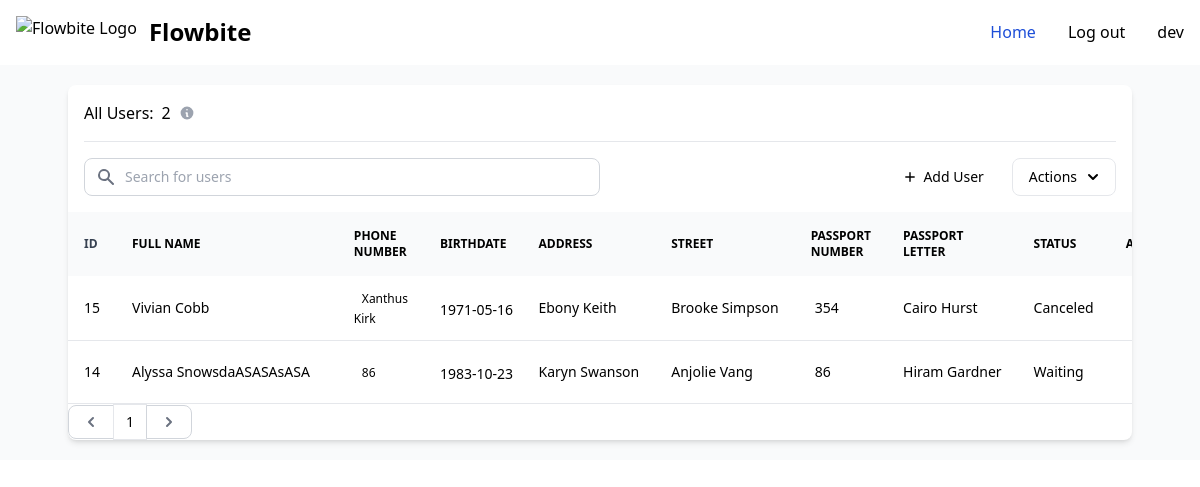
The app's page / (signed in) with its own data.
### main/models.py (models this page shows)
class User(models.Model):
    full_name = models.CharField(max_length=255)
    phone_number = models.CharField(max_length=255)
    birthdate = models.CharField(max_length=255)
    address = models.CharField(max_length=255)
    street = models.CharField(max_length=255)
    passport_number = models.IntegerField(null=True)
    passport_letter = models.CharField(null=True, max_length=255)
    status = models.CharField(
        max_length=10,
        choices=OrderStatus.choices,
        default=OrderStatus.NEW,
    )
    created_at = models.DateTimeField(default=timezone.now)

### main/views.py (the view)
# urls.py: path('', include('main.urls'))
@login_required
def main(request):
    query = request.GET.get('q')
    if query:
        users = User.objects.filter(full_name__icontains=query).order_by('-created_at')
    else:
        users = User.objects.all().order_by('-created_at')
    users_count = users.count()
    paginator = Paginator(users, 6)
    page_number = request.GET.get('page', '1')
    page_obj = paginator.get_page(page_number)
    context = {
        'users_count': users_count,
        'users': page_obj,
        'query': query,
    }
    return render(request, "main.html", context)

### main/templates/main.html (shortened to what this page needs)
{% load static %}
<!DOCTYPE html>
<html lang="en">
<head>
    <link href="{% static 'css/styles.css' %}" rel="stylesheet">
</head>
<body>
    <section>
        <nav>
<nav class="bg-white border-white border-b  light:bg-white">
    <div class="max-w-screen-xl flex flex-wrap items-center justify-between mx-auto p-4">
      <a href="" class="flex items-center space-x-3 rtl:space-x-reverse">
          <img src="https://flowbite.com/docs/images/logo.svg" class="h-8" alt="Flowbite Logo" />
          <span class="self-center text-2xl font-semibold whitespace-nowrap light:text-black">Flowbite</span>
      </a>
      <div class="hidden w-full md:block md:w-auto" id="navbar-default">
        <ul class="font-medium flex flex-col p-4 md:p-0 mt-4 border border-gray-100 rounded-lg bg-gray-50 md:flex-row md:space-x-8 rtl:space-x-reverse md:mt-0 md:border-0 md:bg-white light:bg-z  light:border-white">
          <li>
            <a href="#" class="block py-2 px-3 text-white bg-blue-700 rounded md:bg-transparent md:text-blue-700 md:p-0 light:text-white md:light:text-blue-500" aria-current="page">Home</a>
          </li>
          <li>
            <form action="{% url 'logout' %}" method="post" class="inline">
                <button style="color: black;" type="submit" class="block py-2 px-3 text-gray-900 rounded hover:bg-gray-100 md:hover:bg-transparent md:border-0 md:hover:text-blue-700 md:p-0 light:text-white md:light:hover:text-blue-500 light:hover:bg-gray-700 light:hover:text-white md:light:hover:bg-transparent">Log out</button>
            </form>
          </li>
          <li>
            <a href="#" style="color: black;" class="block py-2 px-3 text-gray-900 rounded hover:bg-gray-100 md:hover:bg-transparent md:border-0 md:hover:text-blue-700 md:p-0 light:text-white md:light:hover:text-blue-500 light:hover:bg-gray-700 light:hover:text-white md:light:hover:bg-transparent">{{ user }}</a>
          </li>
        </ul>
      </div>
    </div>
  </nav>
        </nav>
    </section>
<section class="bg-gray-50 p-3 sm:p-5 antialiased">
    <div class="mx-auto max-w-screen-2xl px-4 lg:px-12">
        <div class="bg-white relative shadow-md sm:rounded-lg overflow-hidden">
            <div class="flex flex-col md:flex-row md:items-center md:justify-between space-y-3 md:space-y-0 md:space-x-4 p-4">
                <div class="flex-1 flex items-center space-x-2">
                    <h5>
                        <span style="color: black;" class="text-gray-500">All Users:</span>
                    </h5>
                    <h5 style="color: black;" class=" light:text-gray-400 ml-1">{{ users_count }}</h5>
                    <button type="button" class="group" data-tooltip-target="results-tooltip">
                    </button>
                </div>
            </div>
            <div class="flex flex-col md:flex-row items-stretch md:items-center md:space-x-3 space-y-3 md:space-y-0 justify-between mx-4 py-4 border-t light:border-gray-700">
                <div class="w-full md:w-1/2">
                    <form class="flex items-center" method="GET" action="{% url 'main' %}">
                        <div class="relative w-full">
                            <div class="absolute inset-y-0 left-0 flex items-center pl-3 pointer-events-none">
                            </div>
                            <input style="color: black;"  type="text" id="simple-search" name="q" value="{{ query|default:'' }}" placeholder="Search for users"  class="border border-gray-300 text-gray-900 text-sm rounded-lg focus:ring-primary-500 focus:border-primary-500 block w-full pl-10 p-2 light:border-
                            gray-600  light:text-white light:focus:ring-primary-500 light:focus:border-primary-500">
                        </div>
                    </form>
                </div>
                <div class="w-full md:w-auto flex flex-col md:flex-row space-y-2 md:space-y-0 items-stretch md:items-center justify-end md:space-x-3 flex-shrink-0">
                    <button style="color: black;" type="button" id="createProductButton" data-modal-toggle="createProductModal" class="flex items-center justify-center text-white bg-primary-700 hover:bg-primary-800 focus:ring-4 focus:ring-primary-300 font-medium rounded-lg text-sm px-4 py-2 light:bg-primary-600 light:hover:bg-primary-700 focus:outline-none light:focus:ring-primary-800">
                        <svg class="h-3.5 w-3.5 mr-1.5 -ml-1" fill="currentColor" viewbox="0 0 20 20" xmlns="http://www.w3.org/2000/svg" aria-hidden="true">
                            <path clip-rule="evenodd" fill-rule="evenodd" d="M10 3a1 1 0 011 1v5h5a1 1 0 110 2h-5v5a1 1 0 11-2 0v-5H4a1 1 0 110-2h5V4a1 1 0 011-1z" />
                        </svg>
                        Add User
                    </button>
                    <div  class="flex items-center space-x-3 w-full md:w-auto">
                        <button id="actionsDropdownButton" data-dropdown-toggle="actionsDropdown" class="w-full md:w-auto flex items-center justify-center py-2 px-4 text-sm font-medium text-black focus:outline-none bg-white rounded-lg border border-gray-200  hover:text-black focus:z-10 focus:ring-4 focus:ring-yellow-500 focus:bg-yellow-500 focus:text-black  light:border-gray-600 light:hover:text-white light:hover:bg-yellow-700  light:focus:ring-yellow-500 light:focus:bg-yellow-500 light:focus:text-black" type="button">
                            Actions
                            <svg class="-mr-1 ml-1.5 w-5 h-5" fill="currentColor" viewbox="0 0 20 20" xmlns="http://www.w3.org/2000/svg" aria-hidden="true">
                                <path clip-rule="evenodd" fill-rule="evenodd" d="M5.293 7.293a1 1 0 011.414 0L10 10.586l3.293-3.293a1 1 0 111.414 1.414l-4 4a1 1 0 01-1.414 0l-4-4a1 1 0 010-1.414z" />
                            </svg>
                        </button>
                    </div>
                </div>
            </div>
            <div class="overflow-x-auto">
                <table class="w-full text-sm text-left text-gray-500 light:text-gray-400">
                    <thead class="text-xs text-gray-700 uppercase bg-gray-50 light:bg-gray-300 light:text-gray-400">
                        <tr>
                            <th scope="col" class="p-4">
                                <div>id</div>
                            </th>
                            <th style="color: black;" scope="col" class="p-4">Full Name</th>
                            <th  style="color: black;" scope="col" class="p-4">Phone Number</th>
                            <th  style="color: black;" scope="col" class="p-4">Birthdate</th>
                            <th  style="color: black;" scope="col" class="p-4">Address</th>
                            <th  style="color: black;" scope="col" class="p-4">Street</th>
                            <th  style="color: black;" scope="col" class="p-4">Passport Number</th>
                            <th  style="color: black;" scope="col" class="p-4">Passport Letter</th>
                            <th  style="color: black;" scope="col" class="p-4">Status</th>
                            <th  style="color: black;" scope="col" class="p-4">Actions</th>
                        </tr>
                    </thead>
                    <tbody>
                        {% if users %}
                            {% for user in users %}
                            <tr class="border-b light:border-gray-600 hover:bg-gray-100">
                                <td class="p-4 w-4">
                                    <div style="color: black;"  class="flex items-center">
                                       {{ user.id }}
                                    </div>
                                </td>
                                <th scope="row" class="px-4 py-3 font-medium text-gray-900 whitespace-nowrap light:text-white">
                                    <div style="color: black;" class="flex items-center mr-3">
                                       {{ user.full_name }}
                                    </div>
                                </th>
                                <td class="px-4 py-3">
                                    <span style="color: black;" class="bg-primary-100 text-primary-800 text-xs font-medium px-2 py-0.5 rounded light:bg-primary-900 light:text-primary-300">{{ user.phone_number }}</span>
                                </td>
                                <td class="px-4 py-3 font-medium text-gray-900 whitespace-nowrap light:text-white">
                                    <div class="flex items-center">
                                        <div style="color: black;"  class="h-4 w-4 rounded-full inline-block"> {{ user.birthdate }}</div>
                                    </div>
                                </td>
                                <td style="color: black;" class="px-4 py-3 font-medium text-gray-900 whitespace-nowrap light:text-white">{{ user.address }}</td>
                                <td style="color: black;" class="px-4 py-3 font-medium text-gray-900 whitespace-nowrap light:text-white">{{ user.street }}</td>
                                <td class="px-4 py-3 font-medium text-gray-900 whitespace-nowrap light:text-white">
                                    <div class="flex items-center">
                                        <span style="color: black;" class="text-gray-500 light:text-gray-400 ml-1 items-center">{{ user.passport_number }}</span>
                                    </div>
                                </td>
                                <td class="px-4 py-3 font-medium text-gray-900 whitespace-nowrap light:text-white">
                                    <div style="color: black;" class="flex items-center">
                                        {{ user.passport_letter }}
                                    </div>
                                </td>
                                <td style="color: black;" class="px-4 py-3">{{ user.status }}</td>
                                <td class="px-4 py-3 font-medium text-gray-900 whitespace-nowrap light:text-white">
                                    <div class="flex items-center space-x-4">
                                        <button style="color: black;" type="button" id="super" data-drawer-target="drawer-update-product" data-user-p="{{user.passport_number}}"
                                        data-user-b="{{user.birthdate}}" data-user-a="{{user.address}}"  data-user-s="{{user.street}}" data-user-pn="{{user.passport_number}}"  data-user-pl="{{user.passport_letter}}" data-drawer-show="drawer-update-product" aria-controls="drawer-update-product" data-user-full="{{ user.full_name }}" data-user-st="{{ user.status }}" data-user-id="{{ user.id }}" class="py-2 px-3 flex items-center text-sm font-medium text-center text-white bg-primary-700 rounded-lg hover:bg-primary-800 focus:ring-4 focus:outline-none focus:ring-primary-300 light:bg-primary-600 light:hover:bg-primary-700 light:focus:ring-primary-800">
                                        </button>
                                    </div>
                                </td>
                            </tr>
                            {% endfor %}
                        {% else %}
                            <tr>
                                <td colspan="10" class="text-center py-4">No users found.</td>
                            </tr>
                        {% endif %}
                    </tbody>
                </table>
            </div>
            <nav aria-label="Page navigation">
                <ul class="pagination inline-flex items-center -space-x-px">
                    <li>
                        <a href="?page=1" class="flex items-center justify-center h-full py-1.5 px-3 text-gray-500 bg-white rounded-l-lg border border-gray-300 hover:bg-gray-100 hover:text-gray-700 light:bg-gray-800 light:border-gray-700 light:text-gray-400 light:hover:bg-gray-700 light:hover:text-white">
                            <svg class="w-5 h-5" aria-hidden="true" fill="currentColor" viewBox="0 0 20 20" xmlns="http://www.w3.org/2000/svg">
                                <path fill-rule="evenodd" d="M12.707 5.293a1 1 0 010 1.414L9.414 10l3.293 3.293a1 1 0 01-1.414 1.414l-4-4a1 1 0 010-1.414l4-4a1 1 0 011.414 0z" clip-rule="evenodd" />
                            </svg>
                        </a>
                    </li>
                    {% for num in users.paginator.page_range %}
                        {% if num == users.number %}
                            <li>
                                <span class="flex items-center justify-center text-sm py-2 px-3 leading-tight text-primary-600 bg-primary-50 border border-primary-300 hover:bg-primary-100 hover:text-primary-700 light:border-gray-700 light:bg-gray-700 light:text-white">{{ num }}</span>
                            </li>
                        {% endif %}
                    {% endfor %}
                    <li>
                        <a href="?page={{ users.paginator.num_pages }}" class="flex items-center justify-center h-full py-1.5 px-3 text-gray-500 bg-white rounded-r-lg border border-gray-300 hover:bg-gray-100 hover:text-gray-700 light:bg-gray-800 light:border-gray-700 light:text-gray-400 light:hover:bg-gray-700 light:hover:text-white">
                            <svg class="w-5 h-5" aria-hidden="true" fill="currentColor" viewBox="0 0 20 20" xmlns="http://www.w3.org/2000/svg">
                                <path fill-rule="evenodd" d="M7.293 14.707a1 1 0 010-1.414L10.586 10 7.293 6.707a1 1 0 011.414-1.414l4 4a1 1 0 010 1.414l-4 4a1 1 0 01-1.414 0z" clip-rule="evenodd" />
                            </svg>
                        </a>
                    </li>
                </ul>
            </nav>
        </div>
    </div>
</section>
</body>
</html>

### main/templates/main.html (style rules this page uses)
body { background-color: white; }

### records on screen
User: id "15", full_name "Vivian Cobb", phone_number "Xanthus Kirk", birthdate "1971-05-16", address "Ebony Keith", street "Brooke Simpson", passport_number "354", passport_letter "Cairo Hurst", status "Canceled"
User: id "14", full_name "Alyssa SnowsdaASASAsASA", phone_number "86", birthdate "1983-10-23", address "Karyn Swanson", street "Anjolie Vang", passport_number "86", passport_letter "Hiram Gardner", status "Waiting"

### other values on screen
{{ user }} "dev"
{{ users_count }} "2"
{{ num }} "1"
